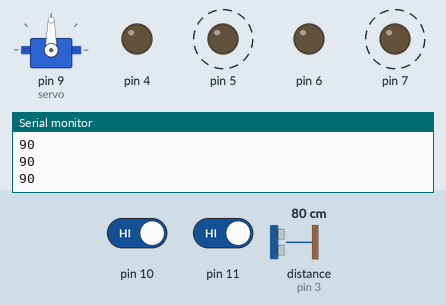
Simulated run of this sketch. Board: Arduino Uno, built with avr-gcc and run on an emulated ATmega328P. Shown: servo, output pins drawn as LEDs (lit = HIGH), the last lines printed to the serial monitor. Wiring (inferred from the names in the program): ultrasonic range finder: trigger pin 2; echo pin 3. Dashed ring = blinking. The inputs (shaded band) are chosen by the test bench; at power-on: distance to the obstacle (sensor on pin 3) 80 cm, pin 10 HIGH, pin 11 HIGH. The echo pulse lasts 58.3 µs per cm; pins used as bus, display or sensor lines are not drawn.

Above: at 1.08 s.
1.3 s: distance to the obstacle (sensor on pin 3) set to 21 cm
4.3 s: distance to the obstacle (sensor on pin 3) set to 18 cm
At 5.6 s:
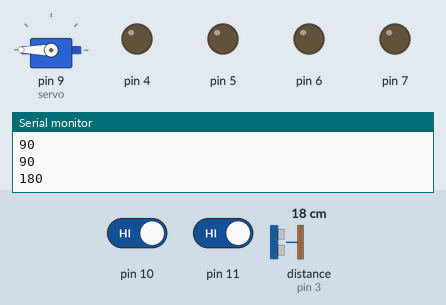
At 6.9 s:
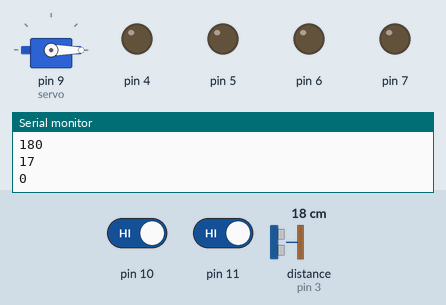
10.3 s: distance to the obstacle (sensor on pin 3) set to 35 cm
At 12.83 s:
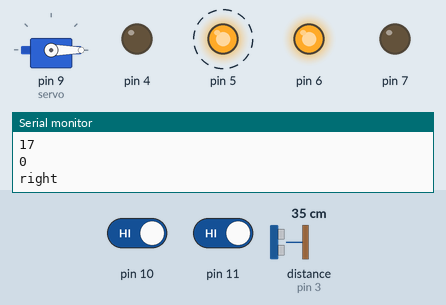
13.3 s: pin 10 driven LOW
At 13.66 s:
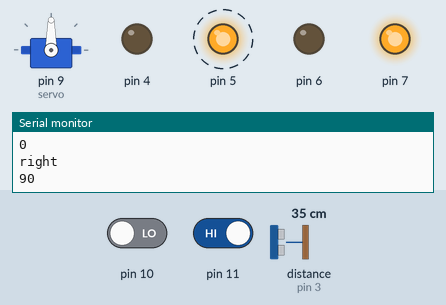
16.3 s: pin 11 driven LOW
19.3 s: pin 11 driven HIGH
Timing chart, 0 to 23.3 s (numbered marks = the images above; inputs shaded):
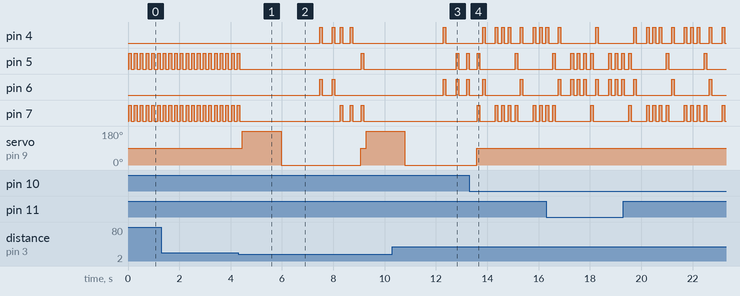

Measured:
- the behaviour switches between 20 and 19 cm on distance to the obstacle (sensor on pin 3) (found by bisection; images 0 and 1)
- after the input at 4.3 s, pin 4: LOW → HIGH after 3.2 s, → LOW 0.10 s later, → HIGH 0.40 s later, → LOW 0.10 s later, … (8 changes in this stretch); pin 6: alternates HIGH for 0.10 s and LOW for 0.40 s, 4 changes in all, then stays LOW, starting after 3.2 s
- after the input at 10.3 s, pin 4: goes on until 12.4 s, then stays LOW; pin 5: alternates HIGH for 0.10 s and LOW for 0.30 s, starting after 2.5 s; pin 7: stays LOW (without the input it goes to HIGH after 2.8 s)
- after the input at 13.3 s, pin 4: LOW → HIGH after 0.51 s, → LOW 0.10 s later, → HIGH 0.40 s later, → LOW 0.10 s later, … (15 changes in this stretch); pin 5: LOW → HIGH after 1.8 s, → LOW 0.10 s later; pin 6: alternates HIGH for 0.10 s and LOW for 1.4 s, starting after 0.51 s
- by itself, pin 7: repeats every 0.40 s: HIGH 0.10 s, LOW 0.30 s, until it stays LOW from 9.2 s

The sketch:

servo.ino
```cpp
#include<Servo.h>
int trigPin=2;
int echoPin=3;
int count=0;
long duration;
int distance;
Servo servo;
void setup() {
  servo.attach(9);
  Serial.begin(9600);
  pinMode(4,OUTPUT);
  pinMode(5,OUTPUT);
  pinMode(6,OUTPUT);
  pinMode(7,OUTPUT);
  pinMode(10,INPUT);
  pinMode(11,INPUT);
  pinMode(trigPin,OUTPUT);
  pinMode(echoPin,INPUT);
}
void stop1()
{
  digitalWrite(4,LOW);
  digitalWrite(5,LOW);
  digitalWrite(6,LOW);
  digitalWrite(7,LOW);
}
void left()
{
  digitalWrite(4,HIGH);
  digitalWrite(5,LOW);
  digitalWrite(6,LOW);
  digitalWrite(7,HIGH);
  delay(100);
  stop1();
  delay(50);
}
void right()
{
  digitalWrite(4,LOW);
  digitalWrite(5,HIGH);
  digitalWrite(6,HIGH);
  digitalWrite(7,LOW);
  delay(100);
  stop1();
  delay(50);
}
void back()
{
  digitalWrite(4,HIGH);
  digitalWrite(5,LOW);
  digitalWrite(6,HIGH);
  digitalWrite(7,LOW);
  delay(100);
  stop1();
  delay(200);
}
void forward()
{
  digitalWrite(4,LOW);
  digitalWrite(5,HIGH);
  digitalWrite(6,LOW);
  digitalWrite(7,HIGH);
  delay(100);
  stop1();
  delay(100);
}
void loop()
{
  int a=digitalRead(10);
  int b=digitalRead(11);
  distance=calculateDistance();
  if(distance<=18)
  {
    stop1();
    Serial.println("180");
    servo.write(180);
    delay(1000);
    distance=calculateDistance();
    delay(500);
    Serial.println(distance);
    if(distance<=18)
    {
      Serial.println("0");
      servo.write(0);
      delay(1000);
      distance=calculateDistance();
      delay(500);
      if(distance<=18)
      {
        back();
        delay(200);
        back();
        Serial.println("back");
        left();
        delay(250);
        left();
        delay(250);
        count++;
      }
      if(count==0)
      {
       back();
       delay(200);
       Serial.println("right");
       right();
       delay(250);
       right();
       delay(250);
       count++;
      }
    }
    if(count==0)
    {
     back();
     delay(200);
     Serial.println("left");
     left();
     delay(250);
     left();
     delay(250);
    }
  }
  else if(b==0 && a==0)
  {

    back();
    delay(200);
    right();
    delay(100);
    right();
    delay(100);
    right();
    delay(100);

  }
  else if(b==0)
  {

    back();
    delay(200);
    right();
    delay(100);
    right();
    delay(100);
    right();
    delay(100);


  }
    else if(a==0)
  {

    back();
    delay(200);
    left();
    delay(100);
    left();
    delay(100);
    left();
    delay(100);

  }
  Serial.println("90");
  servo.write(90);
  delay(20);
  count=0;
  forward();
}
int calculateDistance()
{
  digitalWrite(trigPin,LOW);
  delayMicroseconds(2);
  digitalWrite(trigPin,HIGH);
  delayMicroseconds(10);
  digitalWrite(trigPin,LOW);
  duration=pulseIn(echoPin,HIGH);
  distance=duration*0.034/2;
  return distance;
}
```
